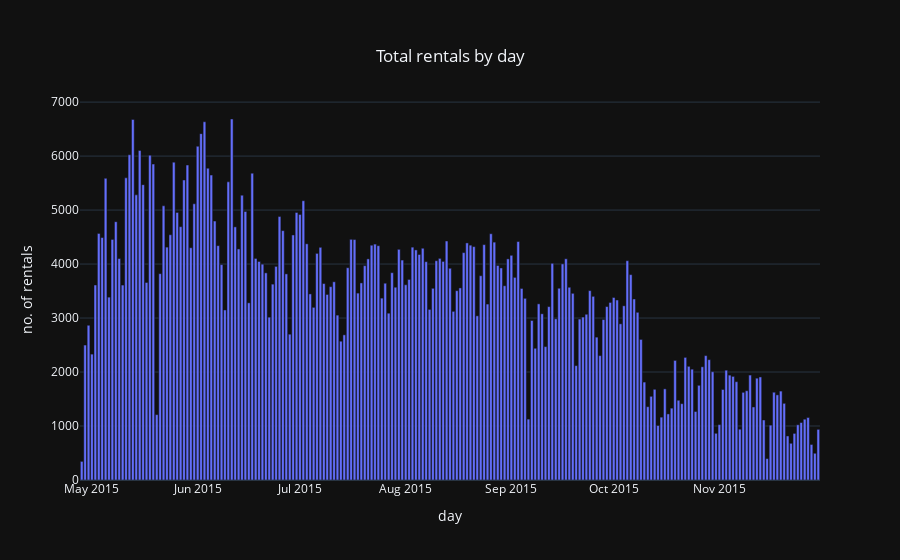

The notebook cell this image was saved under:
### Markdown cell above
## Total rentals by day <a id="dayAggPlot"></a>

### Code cell
iplot(dayAggPlot)

### Figure 1 — Plotly figure (JSON) as saved in the notebook; plotly's stock layout.template omitted (floating-point values rounded to 4 significant figures; data arrays with more than 128 entries replaced by an {"elided": "..."} marker saying what was removed)
{"data": [{"type": "bar", "x": {"elided": "217 str values"}, "y": {"elided": "217 int values"}}], "layout": {"title": {"text": "Total rentals by day", "x": 0.5, "xanchor": "center", "y": 0.9, "yanchor": "middle"}, "xaxis": {"title": {"text": "day"}}, "yaxis": {"title": {"text": "no. of rentals"}}}}
